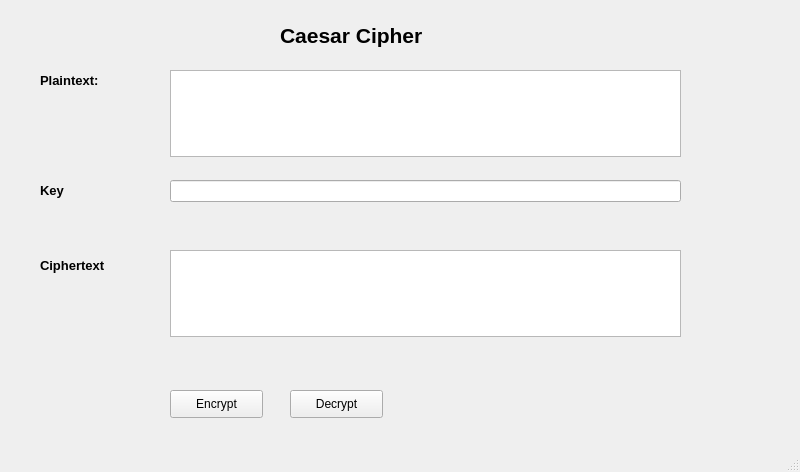
<?xml version="1.0" encoding="UTF-8"?>
<ui version="4.0">
 <class>MainWindow</class>
 <widget class="QMainWindow" name="MainWindow">
  <property name="geometry">
   <rect>
    <x>0</x>
    <y>0</y>
    <width>800</width>
    <height>472</height>
   </rect>
  </property>
  <property name="windowTitle">
   <string>MainWindow</string>
  </property>
  <widget class="QWidget" name="centralwidget">
   <widget class="QLabel" name="label">
    <property name="geometry">
     <rect>
      <x>280</x>
      <y>10</y>
      <width>201</width>
      <height>51</height>
     </rect>
    </property>
    <property name="text">
     <string>&lt;html&gt;&lt;head/&gt;&lt;body&gt;&lt;p&gt;&lt;span style=&quot; font-size:16pt; font-weight:600;&quot;&gt;Caesar Cipher&lt;/span&gt;&lt;/p&gt;&lt;/body&gt;&lt;/html&gt;</string>
    </property>
   </widget>
   <widget class="QLabel" name="txt_plain_text_2">
    <property name="geometry">
     <rect>
      <x>40</x>
      <y>70</y>
      <width>91</width>
      <height>21</height>
     </rect>
    </property>
    <property name="text">
     <string>&lt;html&gt;&lt;head/&gt;&lt;body&gt;&lt;p&gt;&lt;span style=&quot; font-size:10pt; font-weight:600;&quot;&gt;Plaintext:&lt;/span&gt;&lt;/p&gt;&lt;/body&gt;&lt;/html&gt;</string>
    </property>
   </widget>
   <widget class="QLabel" name="txt_key_2">
    <property name="geometry">
     <rect>
      <x>40</x>
      <y>180</y>
      <width>51</width>
      <height>21</height>
     </rect>
    </property>
    <property name="text">
     <string>&lt;html&gt;&lt;head/&gt;&lt;body&gt;&lt;p&gt;&lt;span style=&quot; font-size:10pt; font-weight:600;&quot;&gt;Key&lt;/span&gt;&lt;/p&gt;&lt;/body&gt;&lt;/html&gt;</string>
    </property>
   </widget>
   <widget class="QLabel" name="txt_cipher_text_2">
    <property name="geometry">
     <rect>
      <x>40</x>
      <y>240</y>
      <width>91</width>
      <height>51</height>
     </rect>
    </property>
    <property name="text">
     <string>&lt;html&gt;&lt;head/&gt;&lt;body&gt;&lt;p&gt;&lt;span style=&quot; font-size:10pt; font-weight:600;&quot;&gt;Ciphertext&lt;/span&gt;&lt;/p&gt;&lt;/body&gt;&lt;/html&gt;</string>
    </property>
   </widget>
   <widget class="QLineEdit" name="txt_key">
    <property name="geometry">
     <rect>
      <x>170</x>
      <y>180</y>
      <width>511</width>
      <height>22</height>
     </rect>
    </property>
   </widget>
   <widget class="QPlainTextEdit" name="txt_plain_text">
    <property name="geometry">
     <rect>
      <x>170</x>
      <y>70</y>
      <width>511</width>
      <height>87</height>
     </rect>
    </property>
   </widget>
   <widget class="QPlainTextEdit" name="txt_cipher_text">
    <property name="geometry">
     <rect>
      <x>170</x>
      <y>250</y>
      <width>511</width>
      <height>87</height>
     </rect>
    </property>
   </widget>
   <widget class="QPushButton" name="btn_encrypt">
    <property name="geometry">
     <rect>
      <x>170</x>
      <y>390</y>
      <width>93</width>
      <height>28</height>
     </rect>
    </property>
    <property name="text">
     <string>Encrypt</string>
    </property>
   </widget>
   <widget class="QPushButton" name="btn_decrypt">
    <property name="geometry">
     <rect>
      <x>290</x>
      <y>390</y>
      <width>93</width>
      <height>28</height>
     </rect>
    </property>
    <property name="text">
     <string>Decrypt</string>
    </property>
   </widget>
  </widget>
  <widget class="QMenuBar" name="menubar">
   <property name="geometry">
    <rect>
     <x>0</x>
     <y>0</y>
     <width>800</width>
     <height>26</height>
    </rect>
   </property>
  </widget>
  <widget class="QStatusBar" name="statusbar"/>
 </widget>
 <resources/>
 <connections/>
</ui>
